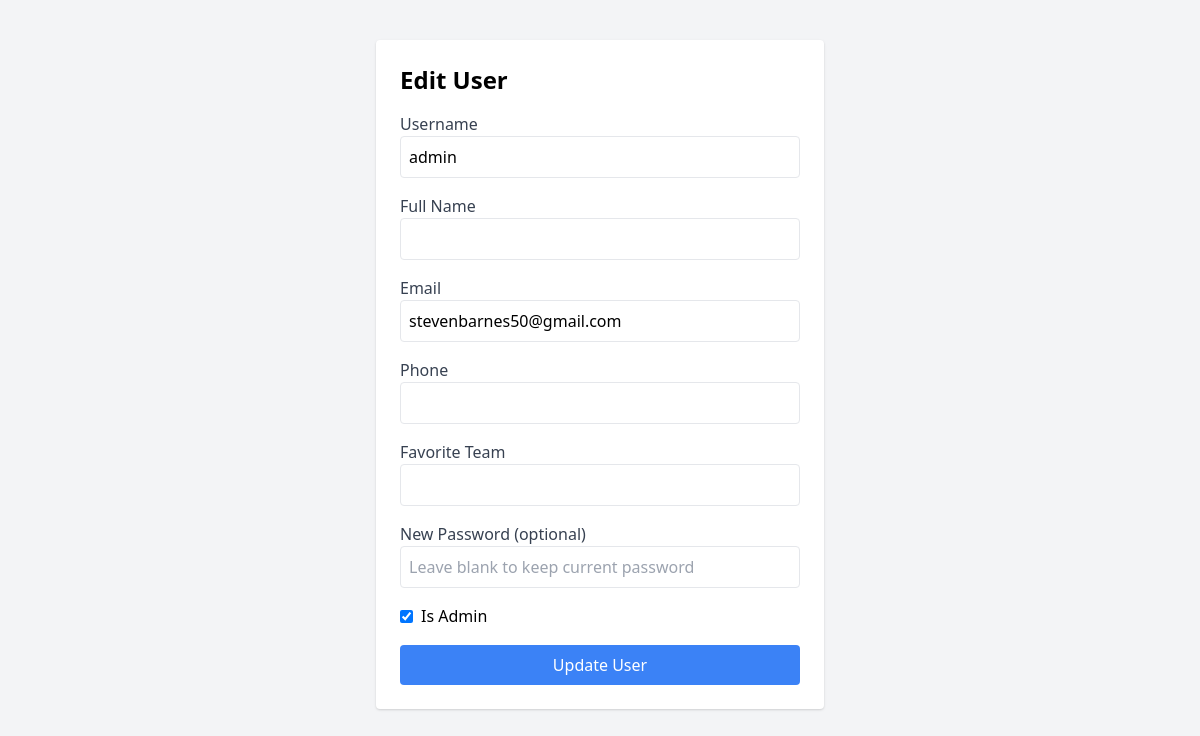
The page /admin/edit-user/1 (signed in) on the database its author committed.
### Football_Project/models.py (models this page shows)
class User(db.Model, UserMixin):
    id = db.Column(db.Integer, primary_key=True)
    username = db.Column(db.String(150), nullable=False, unique=True)
    full_name = db.Column(db.String(150))
    email = db.Column(db.String(150), unique=True)
    phone = db.Column(db.String(20))
    favorite_team = db.Column(db.String(50))
    password = db.Column(db.String(200), nullable=False)
    is_admin = db.Column(db.Boolean, default=False)
    scores = db.relationship(
        'UserScore',
        backref='user',
        lazy=True,
        cascade='all, delete-orphan'
    )
    picks = db.relationship('Pick', backref='user', lazy=True, cascade='all, delete-orphan')
    scores = db.relationship('UserScore', backref='user', lazy=True, cascade='all, delete-orphan')

### Football_Project/admin/routes.py (the view, shortened to what this page needs)
@admin_bp.route('/edit-user/<int:user_id>', methods=['GET', 'POST'])
def edit_user(user_id):
    user = User.query.get_or_404(user_id)
    return render_template('edit_user.html', user=user)

### Football_Project/admin/routes.py (called while the page is built)
@admin_bp.before_request
def before_request():
    if not current_user.is_authenticated:
        return redirect(url_for('auth.login'))  # Redirect to login if not authenticated
    if not current_user.is_admin:
        return redirect(url_for('main.index'))  # Redirect to home page if not an admin

### Football_Project/templates/edit_user.html (shortened to what this page needs)
<!DOCTYPE html>
<html lang="en">
<head>
<link href="https://cdn.jsdelivr.net/npm/tailwindcss@2.2.19/dist/tailwind.min.css" rel="stylesheet">
</head>
<body class="bg-gray-100">
<div class="max-w-md mx-auto mt-10 bg-white p-6 rounded shadow">
  <h1 class="text-2xl font-bold mb-4">Edit User</h1>
  <form method="POST" action="{{ url_for('admin.edit_user', user_id=user.id) }}" class="space-y-4">
    <div>
      <label for="username" class="block text-gray-700">Username</label>
      <input type="text" name="username" id="username" value="{{ user.username }}" required
             class="w-full p-2 border rounded">
    </div>
    <div>
      <label for="full_name" class="block text-gray-700">Full Name</label>
      <input type="text" name="full_name" id="full_name" value="{{ user.full_name or '' }}"
             class="w-full p-2 border rounded">
    </div>
    <div>
      <label for="email" class="block text-gray-700">Email</label>
      <input type="email" name="email" id="email" value="{{ user.email }}" required
             class="w-full p-2 border rounded">
    </div>
    <div>
      <label for="phone" class="block text-gray-700">Phone</label>
      <input type="text" name="phone" id="phone" value="{{ user.phone or '' }}"
             class="w-full p-2 border rounded">
    </div>
    <div>
      <label for="favorite_team" class="block text-gray-700">Favorite Team</label>
      <input type="text" name="favorite_team" id="favorite_team" value="{{ user.favorite_team or '' }}"
             class="w-full p-2 border rounded">
    </div>
    <div>
      <label for="new_password" class="block text-gray-700">New Password (optional)</label>
      <input type="password" name="new_password" id="new_password"
             class="w-full p-2 border rounded" placeholder="Leave blank to keep current password">
    </div>
    <div>
      <label class="inline-flex items-center">
        <input type="checkbox" name="is_admin" {% if user.is_admin %}checked{% endif %} class="form-checkbox">
        <span class="ml-2">Is Admin</span>
      </label>
    </div>
    <button type="submit"
            class="w-full bg-blue-500 text-white py-2 rounded hover:bg-blue-600">
      Update User
    </button>
  </form>
</div>
</body>
</html>

### rows shown on the page
User: username "admin", email "stevenbarnes50@gmail.com", is_admin "☑"
